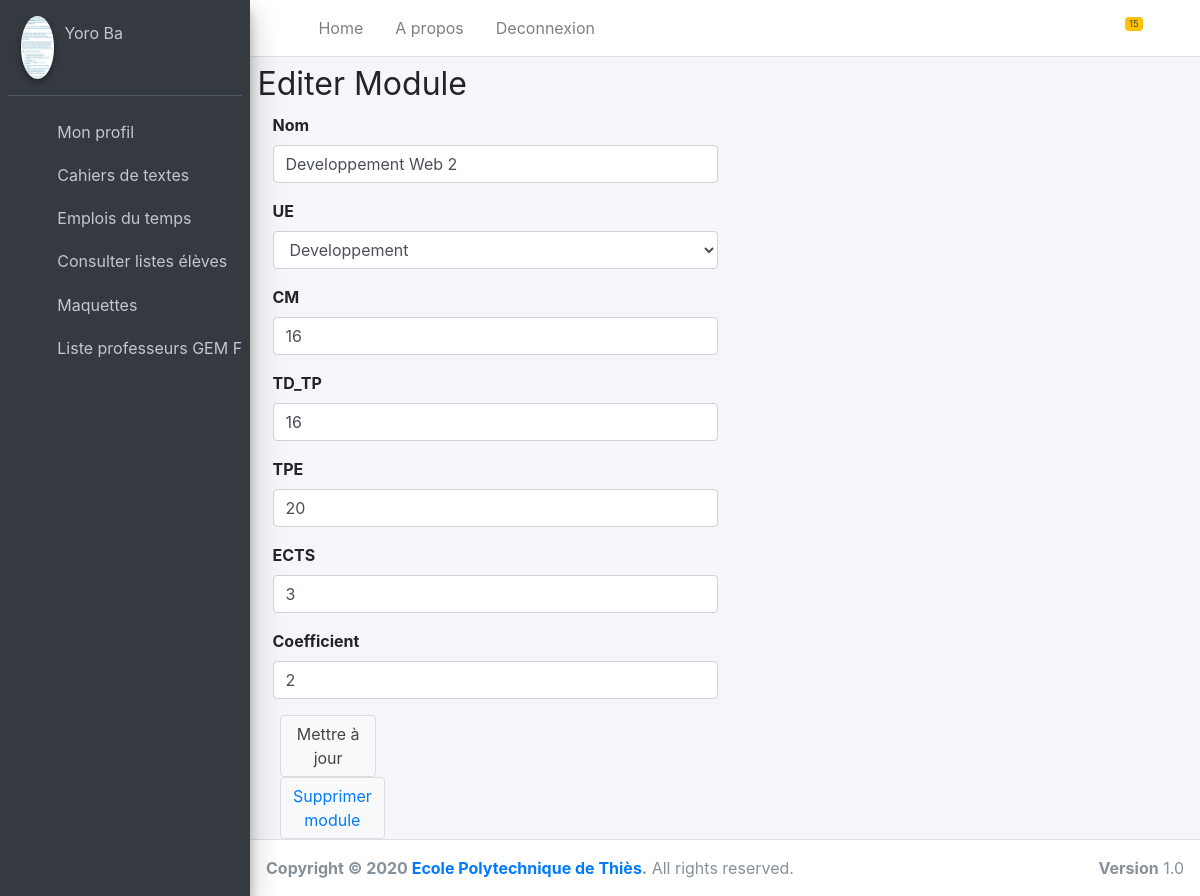
The app's page /authentification/editModule/2/2/1/ with its own data.
### authentification/models.py (models this page shows)
class Professeur(models.Model):
    prenom = models.CharField(max_length=40)
    nom = models.CharField(max_length=20)
    email = models.EmailField(unique=True, null=False)
    telephone = models.IntegerField()
    respClasse = models.CharField(default='Non', max_length=40)
    respDept = models.CharField(default='Non', max_length=40)
    genre = models.CharField(max_length=20, default='genre',null=True)
    profil = models.ImageField(upload_to="photos/",default='/media/photos/avatar1.png/')
    mot_de_passe = models.CharField(null=False, max_length=40)

class Departement(models.Model):
    nom_dept = models.CharField('nom_dept', max_length=30)
    systeme = models.CharField('nom_dept', max_length=30, default='semestriel')
    chef_dept = models.ForeignKey('Professeur',on_delete=models.CASCADE, default="1")

class Module(models.Model):
    nom=models.CharField(max_length=40)
    CM=models.IntegerField()
    TD_TP=models.IntegerField()
    TPE=models.IntegerField()
    ECTS=models.IntegerField()
    coef=models.IntegerField()
    classe = models.ForeignKey('Classe',on_delete=models.CASCADE)
    UE = models.ForeignKey('UE',on_delete=models.CASCADE)
    total = models.IntegerField(default=0)

class UE(models.Model):
    nom=models.CharField(max_length=40)
    codeUE=models.CharField(max_length=40)
    departement = models.ForeignKey('Departement', on_delete=models.CASCADE)
    total_ECTS = models.IntegerField(default=0)
    total_coef = models.IntegerField(default=0)
    nbre_modules = models.IntegerField(default=0)

### authentification/views.py (the view)
# urls.py: path('editModule/<int:cleUser>/<int:cleClasse>/<int:cleModule>/', views.EditModule, name='editModule'),
def EditModule (request,cleUser,cleClasse, cleModule):
	classe = Classe.objects.all()
	dept = Departement.objects.all()
	prof = Professeur.objects.get(pk=cleUser)
	eleve = Eleve.objects.all()
	cl = Classe.objects.get(pk=cleClasse)
	module = Module.objects.get(pk=cleModule)
	ue = UE.objects.all()
	return render(request, 'registration/editModule.html', {'classe':classe,'cl':cl,'prof':prof,'dept':dept,'eleve':eleve, 'module':module, 'UE':ue})

### authentification/Templates/registration/editModule.html (shortened to what this page needs)
{% extends "registration/baseProf.html" %}
{% block content %}
<div class="content-wrapper">
    <div id="page-wrapper">
        <div class="container-fluid">
            <div class="row">
                <div class="col-lg-12">
                    <h1 class="page-header">
                       <small>Editer Module</small>
                    </h1>
                </div>
            </div>
         <div class="col-lg-12">
                  <div class="col-lg-6">
                    <form role="form" method="post" action="{% url 'saveModule' prof.pk cl.pk module.pk %}">
                        <div class="form-group">
                            <label >Nom</label>
                          <input class="form-control" placeholder="nom" name="nom" value="{{ module.nom }}">
                        </div>
                        <div class="form-group">
                        <label >UE</label>
                          <select class="form-control" placeholder="UE" name="UE" >
                              <option class="hidden" value="{{ module.UE.nom }}" selected >{{ module.UE.nom }}</option>
                          </select>
                        </div>
                        <div class="form-group">
                            <label >CM</label>
                          <input type="number" class="form-control" placeholder="CM" name="CM" value="{{ module.CM }}">
                        </div>
                        <div class="form-group">
                            <label >TD_TP</label>
                          <input type="number" class="form-control" placeholder="TD_TP" name="TD_TP" value="{{ module.CM }}">
                        </div>
                        <div class="form-group">
                            <label >TPE</label>
                          <input type="number" class="form-control" placeholder="TPE" name="TPE" value="{{ module.TPE }}">
                        </div>
                        <div class="form-group">
                            <label >ECTS</label>
                          <input type="number" class="form-control" placeholder="ECTS" name="ECTS" value="{{ module.ECTS }}">
                        </div>
                        <div class="form-group">
                            <label >Coefficient</label>
                          <input type="number" class="form-control" placeholder="coefficient" name="coef" value="{{ module.coef }}">
                        </div>
                        <div class="col-md-3">
                            <button type="submit" class="btn btn-default">Mettre à jour</button>
                            <button class="btn btn-default">
                                <a href="{% url 'deleteModule' prof.pk cl.pk module.pk %}">Supprimer module</a>
                            </button>
                        </div>
                  </form>
                </div>
            </div>
        </div>
    </div>
</div>
{% endblock %}

### authentification/Templates/registration/baseProf.html (shortened to what this page needs)
{% load static %}
<!DOCTYPE html>
<html>
<head>
  <link rel="stylesheet" href="{% static "dashboard/plugins/fontawesome-free/css/all.min.css" %}">
  <link rel="stylesheet" href="{% static "dashboard/ionicons.min.css" %}">
  <link rel="stylesheet" href="{% static "dashboard/plugins/tempusdominus-bootstrap-4/css/tempusdominus-bootstrap-4.min.css" %}">
  <link rel="stylesheet" href="{% static "dashboard/plugins/icheck-bootstrap/icheck-bootstrap.min.css" %}">
  <link rel="stylesheet" href="{% static "dashboard/plugins/jqvmap/jqvmap.min.css" %}">
  <link rel="stylesheet" href="{% static "dashboard/dist/css/adminlte.min.css" %}">
  <link rel="stylesheet" href="{% static "dashboard/plugins/overlayScrollbars/css/OverlayScrollbars.min.css" %}">
  <link rel="stylesheet" href="{% static "dashboard/plugins/daterangepicker/daterangepicker.css" %}">
  <link rel="stylesheet" href="{% static "dashboard/plugins/summernote/summernote-bs4.css" %}">
  <link rel="stylesheet" href="{% static "dashboard/cameïrou.css" %}">
</head>
<body class="hold-transition sidebar-mini layout-fixed">
<div class="wrapper">
  {% block navbar %}
  <nav class="main-header navbar navbar-expand navbar-white navbar-light">
    <ul class="navbar-nav">
      <li class="nav-item">
        <a class="nav-link" data-widget="pushmenu" href="#"><i class="fas fa-bars"></i></a>
      </li>
      <li class="nav-item d-none d-sm-inline-block">
        <a href="registration/dashboardProfesseur.html" class="nav-link">Home</a>
      </li>
      <li class="nav-item d-none d-sm-inline-block">
        <a href="#" class="nav-link">A propos</a>
      </li>
      <li class="nav-item d-none d-sm-inline-block">
        <a href="{% url 'connexion' %}" class="nav-link">Deconnexion</a>
      </li>
    </ul>
    <ul class="navbar-nav ml-auto">
      <li class="nav-item dropdown">
        <a class="nav-link" data-toggle="dropdown" href="#">
          <span class="badge badge-warning navbar-badge">15</span>
        </a>
      </li>
      <li class="nav-item">
        <a class="nav-link" data-widget="control-sidebar" data-slide="true" href="#">
          <i class="fas fa-th-large"></i>
        </a>
      </li>
    </ul>
  </nav>
  {% endblock %}
  <aside class="main-sidebar sidebar-dark-primary elevation-4">
    <div class="sidebar">
      <div class="user-panel mt-3 pb-3 mb-3 d-flex">
        <div class="image">
          <img src="{{ prof.profil.url }}" class="img-circle elevation-2" alt="User Image">
        </div>
        <div class="info">
          <a href="{% url 'profilProf' prof.pk %}" class="d-block">{{prof.prenom}} {{prof.nom}}</a>
        </div>
      </div>
      <nav class="mt-2">
        <ul class="nav nav-pills nav-sidebar flex-column" data-widget="treeview" role="menu" data-accordion="false">
          <li class="nav-item has-treeview">
            <a href="{% url 'profilProf' prof.pk %}" class="nav-link">
              <i class="nav-icon far fa-image"></i>
              <p>
                Mon profil
              </p>
            </a>
          </li>
          <li class="nav-item">
            <a href="{% url 'CDT' 2 prof.pk %}" class="nav-link">
              <i class="nav-icon fas fa-book"></i>
              <p>
                Cahiers de textes
              </p>
            </a>
          </li>
          <li class="nav-item">
            <a href="{% url 'EDT' 2 prof.pk %}" class="nav-link">
              <i class="nav-icon fas fa-book"></i>
              <p>
                Emplois du temps
              </p>
            </a>
          </li>
          <li class="nav-item has-treeview">
            <a href="#" class="nav-link">
              <i class="nav-icon fas fa-book"></i>
              <p>
                Consulter listes élèves
              </p>
            </a>
          </li>
          <li class="nav-item has-treeview">
            <a href="{% url 'Maquette' 2 prof.pk %}" class="nav-link">
              <i class="nav-icon fas fa-book"></i>
              <p>
                Maquettes
              </p>
            </a>
          </li>
          {% for d in dept %}
            {% if prof.respDept == d.nom_dept %}
                <li class="nav-item has-treeview">
                  <a href="#" class="nav-link">
                    <i class="nav-icon fas fa-book"></i>
                    <p>
                      Liste professeurs {{d.nom_dept}}
                    </p>
                  </a>
                </li>
            {% endif %}
          {% endfor %}
        </ul>
      </nav>
    </div>
  </aside>
  {% block content %}{% endblock %}
  {% block footer %}
  <footer class="main-footer">
    <strong>Copyright &copy; 2020 <a href="http://ept.sn">Ecole Polytechnique de Thiès</a>.</strong>
    All rights reserved.
    <div class="float-right d-none d-sm-inline-block">
      <b>Version</b> 1.0
    </div>
  </footer>
  {% endblock %}
</div>
</body>
</html>

### records on screen
Professeur: profil (picture), prenom "Yoro", nom "Ba"
Departement: nom_dept "GEM…"
Module: nom "Developpement Web 2", UE "Developpement", CM "16", TD_TP "16", TPE "20", ECTS "3", coef "2"
